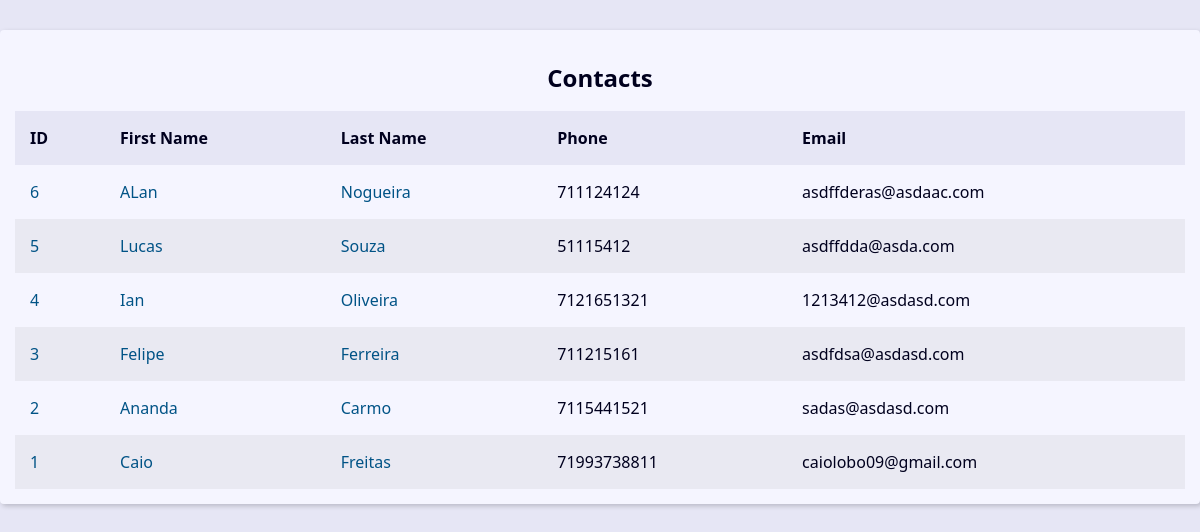
The app's page /, older data.
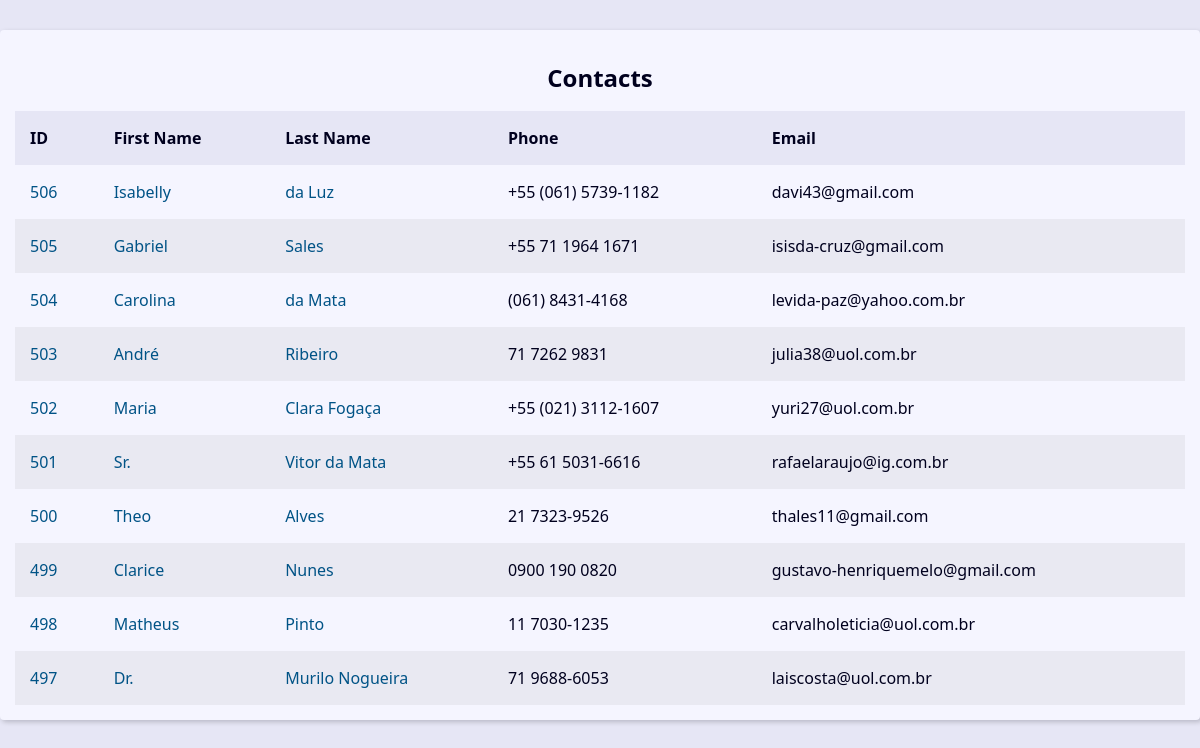
The same page, newer data.
### contact/models.py (models this page shows, shortened)
class Contact(models.Model):
    class Meta:
        verbose_name = 'Contato'
        verbose_name_plural = 'Contatos'
    first_name = models.CharField(max_length=50)
    last_name = models.CharField(max_length=50)
    phone = models.CharField(max_length=50)
    email = models.EmailField(max_length=254)
    created_date = models.DateTimeField(default=timezone.now)
    description = models.TextField(blank=True)
    show = models.BooleanField(default =True)
    picture = models.ImageField(blank=True, upload_to='pictures/%Y/%m')
    category = models.ForeignKey(Category,
        on_delete=models.SET_NULL,
        blank=True, null=True)
    owner = models.ForeignKey(User,
        on_delete=models.SET_NULL,
        blank=True, null=True)

### contact/views/contact_views.py (the view)
# urls.py: path('',views.index, name='index'),
def index(request):
    contacts = Contact.objects.filter(show=True)\
        .order_by('-id')[0:10]
    context = {
        'contacts': contacts,
    }
    return render(
        request,
        'contact/index.html',
        context
    )

### contact/templates/contact/index.html
{% extends "global/base.html" %}
{% block content %}
<div class="resposive-table">
    <table class="contacts-table">
        <caption class="table-caption">
            Contacts
        </caption>
        <thead>
            <tr class="table-row table-row-header">
                <th class="table-header">ID</th>
                <th class="table-header">First Name</th>
                <th class="table-header">Last Name</th>
                <th class="table-header">Phone</th>
                <th class="table-header">Email</th>
            <tbody>
                {% for contact in contacts %}
                    <tr class="table-row">
                        <td class="table-cel">
                        <a class="table-link" href="#">
                        {{contact.id}}
                        </td>
                        <td class="table-cel">
                        <a class="table-link" href="#">
                        {{contact.first_name}}
                        </td>
                        <td class="table-cel">
                        <a class="table-link" href="#">
                        {{contact.last_name}}
                        </td>
                        <td class="table-cel">
                        {{contact.phone}}
                        </td>
                        <td class="table-cel">
                        {{contact.email}}
                        </td>
                    </tr>
                {% endfor %}
            </tbody>
            </tr>
        </thead>
    </table>
</div>
{% endblock content %}

Row changes from the older to the newer data that the page shows:
no longer on this page (row edited): Contact: id "6", first_name "ALan", last_name "Nogueira", phone "711124124", email "asdffderas@asdaac.com"
no longer on this page (row edited): Contact: id "5", first_name "Lucas", last_name "Souza", phone "51115412", email "asdffdda@asda.com"
no longer on this page (row unchanged): Contact: id "4", first_name "Ian", last_name "Oliveira", phone "7121651321", email "1213412@asdasd.com"
no longer on this page (row unchanged): Contact: id "3", first_name "Felipe", last_name "Ferreira", phone "711215161", email "asdfdsa@asdasd.com"
no longer on this page (row unchanged): Contact: id "2", first_name "Ananda", last_name "Carmo", phone "7115441521", email "sadas@asdasd.com"
no longer on this page (row unchanged): Contact: id "1", first_name "Caio", last_name "Freitas", phone "71993738811", email "caiolobo09@gmail.com"
added Contact: id "506", first_name "Isabelly", last_name "da Luz", phone "+55 (061) 5739-1182", email "davi43@gmail.com"
added Contact: id "505", first_name "Gabriel", last_name "Sales", phone "+55 71 1964 1671", email "isisda-cruz@gmail.com"
added Contact: id "504", first_name "Carolina", last_name "da Mata", phone "(061) 8431-4168", email "levida-paz@yahoo.com.br"
added Contact: id "503", first_name "André", last_name "Ribeiro", phone "71 7262 9831", email "julia38@uol.com.br"
added Contact: id "502", first_name "Maria", last_name "Clara Fogaça", phone "+55 (021) 3112-1607", email "yuri27@uol.com.br"
added Contact: id "501", first_name "Sr.", last_name "Vitor da Mata", phone "+55 61 5031-6616", email "rafaelaraujo@ig.com.br"
added Contact: id "500", first_name "Theo", last_name "Alves", phone "21 7323-9526", email "thales11@gmail.com"
added Contact: id "499", first_name "Clarice", last_name "Nunes", phone "0900 190 0820", email "gustavo-henriquemelo@gmail.com"
added Contact: id "498", first_name "Matheus", last_name "Pinto", phone "11 7030-1235", email "carvalholeticia@uol.com.br"
added Contact: id "497", first_name "Dr.", last_name "Murilo Nogueira", phone "71 9688-6053", email "laiscosta@uol.com.br"
